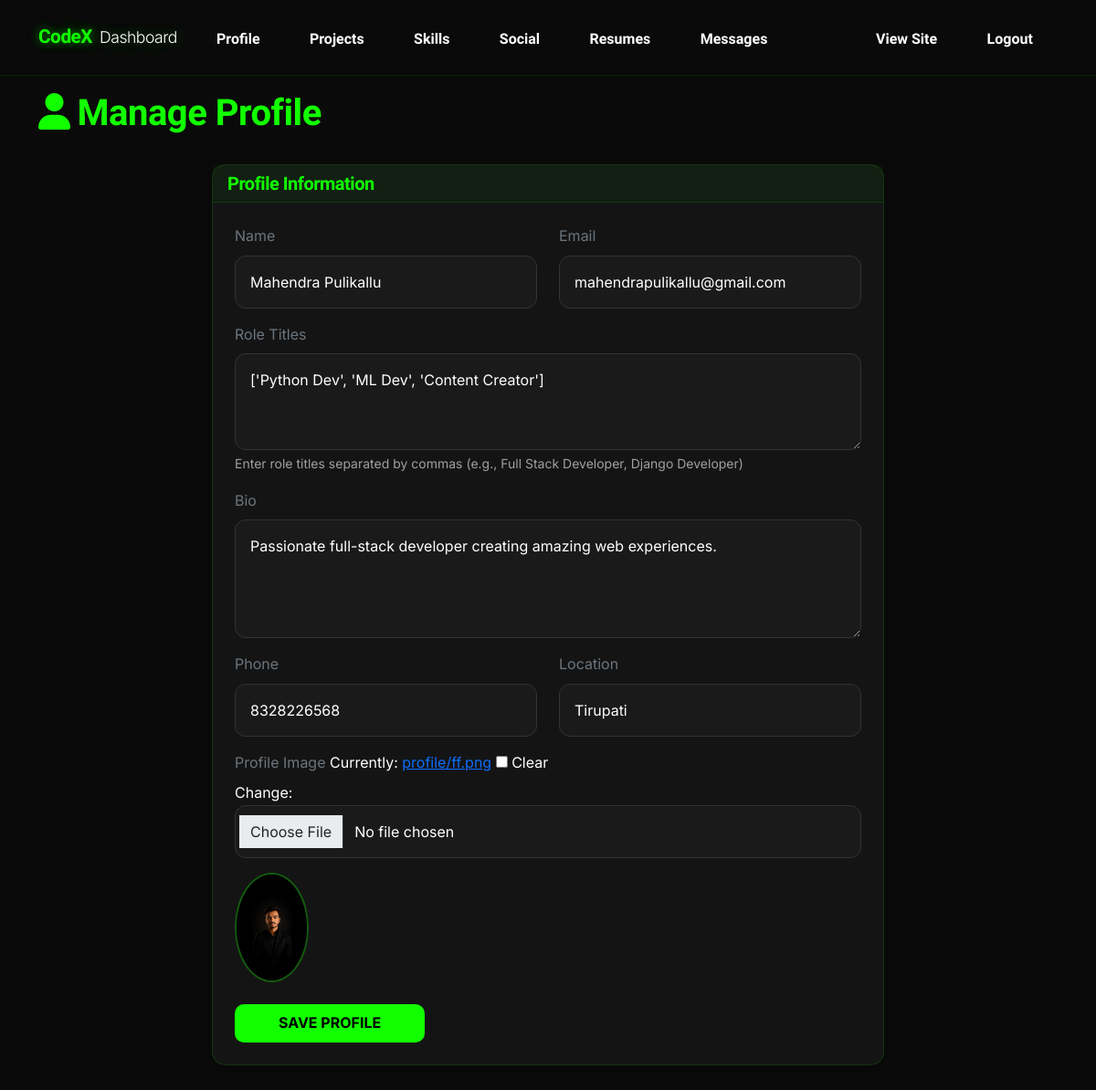
Screenshot of /dashboard/profile/ (signed in) with the database file from the repository.
### user/models.py (models this page shows, shortened)
class Profile(models.Model):
    name = models.CharField(max_length=100)
    role_titles = models.JSONField(default=list, help_text="List of role titles for animation")
    bio = models.TextField()
    profile_image = models.ImageField(upload_to='profile/', blank=True, null=True)
    email = models.EmailField()
    phone = models.CharField(max_length=20, blank=True)
    location = models.CharField(max_length=100, blank=True)
    created_at = models.DateTimeField(default=timezone.now)
    updated_at = models.DateTimeField(auto_now=True)
    class Meta:
        verbose_name = 'Profile'
        verbose_name_plural = 'Profiles'

### dashboard/views.py (the view)
# urls.py: path('profile/', views.manage_profile, name='profile'),
@login_required
def manage_profile(request):
    profile, created = Profile.objects.get_or_create(pk=1, defaults={'name': 'mahendra pulikallu'})
    if request.method == 'POST':
        form = ProfileForm(request.POST, request.FILES, instance=profile)
        if form.is_valid():
            form.save()
            messages.success(request, 'Profile updated successfully!')
            return redirect('dashboard:profile')
    else:
        form = ProfileForm(instance=profile)
    return render(request, 'dashboard/profile.html', {'form': form, 'profile': profile})

### dashboard/forms.py (shortened to what this page needs)
class ProfileForm(forms.ModelForm):
    role_titles = forms.CharField(
        widget=forms.Textarea(attrs={'rows': 3, 'placeholder': 'Enter role titles separated by commas'}),
        help_text="Enter role titles separated by commas (e.g., Full Stack Developer, Django Developer)"
    )
    class Meta:
        model = Profile
        fields = ['name', 'role_titles', 'bio', 'profile_image', 'email', 'phone', 'location']
        widgets = {
            'bio': forms.Textarea(attrs={'rows': 4}),
        }
    def __init__(self, *args, **kwargs):
        super().__init__(*args, **kwargs)
        if self.instance and self.instance.role_titles:
            roles = self.instance.role_titles
            if isinstance(roles, list):
                self.fields['role_titles'].initial = ', '.join(str(r) for r in roles)
            else:
                self.fields['role_titles'].initial = str(roles)
        for name, field in self.fields.items():
            if not isinstance(field.widget, forms.CheckboxInput):
                field.widget.attrs.update({'class': 'form-control'})

### templates/dashboard/profile.html (shortened to what this page needs)
{% extends 'dashboard/base_dashboard.html' %}
{% block dashboard_content %}
<div class="row mb-4">
    <div class="col-12">
        <h1 class="text-green" style="font-family:'Lexend',sans-serif;"><i class="fas fa-user me-2"></i>Manage Profile</h1>
    </div>
</div>
<div class="row">
    <div class="col-lg-8 mx-auto">
        <div class="card" style="background: #111; border: 1px solid rgba(18,255,0,0.1); border-radius: 14px;">
            <div class="card-header" style="background: rgba(18,255,0,0.05); border-bottom: 1px solid rgba(18,255,0,0.1);">
                <h5 class="mb-0 text-green">Profile Information</h5>
            </div>
            <div class="card-body p-4">
                <form method="post" enctype="multipart/form-data">
                    <div class="row">
                        <div class="col-md-6 mb-3">
                            <label for="{{ form.name.id_for_label }}" class="form-label text-muted">Name</label>
                            {{ form.name }}
                        </div>
                        <div class="col-md-6 mb-3">
                            <label for="{{ form.email.id_for_label }}" class="form-label text-muted">Email</label>
                            {{ form.email }}
                        </div>
                    </div>
                    <div class="mb-3">
                        <label for="{{ form.role_titles.id_for_label }}" class="form-label text-muted">Role Titles</label>
                        {{ form.role_titles }}
                        <div class="form-text">Enter role titles separated by commas (e.g., Full Stack Developer, Django Developer)</div>
                    </div>
                    <div class="mb-3">
                        <label for="{{ form.bio.id_for_label }}" class="form-label text-muted">Bio</label>
                        {{ form.bio }}
                    </div>
                    <div class="row">
                        <div class="col-md-6 mb-3">
                            <label for="{{ form.phone.id_for_label }}" class="form-label text-muted">Phone</label>
                            {{ form.phone }}
                        </div>
                        <div class="col-md-6 mb-3">
                            <label for="{{ form.location.id_for_label }}" class="form-label text-muted">Location</label>
                            {{ form.location }}
                        </div>
                    </div>
                    <div class="mb-4">
                        <label for="{{ form.profile_image.id_for_label }}" class="form-label text-muted">Profile Image</label>
                        {{ form.profile_image }}
                        {% if profile.profile_image %}
                            <div class="mt-3">
                                <img src="{{ profile.profile_image.url }}?v={{ profile.updated_at|date:"U" }}" alt="Current profile" class="rounded-circle" style="max-width: 120px; max-height: 120px; border: 2px solid rgba(18,255,0,0.3);">
                            </div>
                        {% endif %}
                    </div>
                    <button type="submit" class="btn-primary-green px-5 py-2">Save Profile</button>
                </form>
            </div>
        </div>
    </div>
</div>
{% endblock %}

### static/css/style.css (style rules this page uses)
:root { --primary-color: #12ff00; --bg-dark: #0a0a0a; --bg-card: #141414; --text-main: #ffffff; --text-muted: #a0a0a0; --transition: all 0.4s cubic-bezier(0.175, 0.885, 0.32, 1.275); --font-heading: 'Lexend', sans-serif; --font-body: 'Inter', sans-serif; }
body { background-color: var(--bg-dark); color: var(--text-main); font-family: var(--font-body); line-height: 1.6; overflow-x: hidden; }
h1, h2, h3, h4, h5, h6 { color: var(--primary-color); font-family: var(--font-heading); font-weight: 700; letter-spacing: -0.5px; }
.text-green { color: var(--primary-color) !important; }
.btn-primary-green { background: var(--primary-color); color: #000; border: none; padding: 0.8rem 2.5rem; border-radius: 10px; font-weight: 700; transition: var(--transition); text-transform: uppercase; text-decoration: none; display: inline-block; }
.form-control, .form-select { background: #1a1a1a; border: 1px solid #333; color: #fff; padding: 1rem; border-radius: 12px; transition: var(--transition); }
.card { background: var(--bg-card) !important; border: 1px solid rgba(18, 255, 0, 0.15) !important; border-radius: 15px !important; color: var(--text-main) !important; box-shadow: 0 4px 15px rgba(0, 0, 0, 0.3) !important; }
.card-header { background: rgba(18, 255, 0, 0.05) !important; border-bottom: 1px solid rgba(18, 255, 0, 0.1) !important; color: var(--primary-color) !important; font-weight: 700; }
.form-text { color: var(--text-muted) !important; }

### rows the page displays
Profile: name "Mahendra Pulikallu", email "mahendrapulikallu@gmail.com", role_titles "['Python Dev', 'ML Dev', 'Content Creator']", bio "Passionate full-stack developer creating amazing web experiences.", phone "8328226568", location "Tirupati", profile_image (picture)
